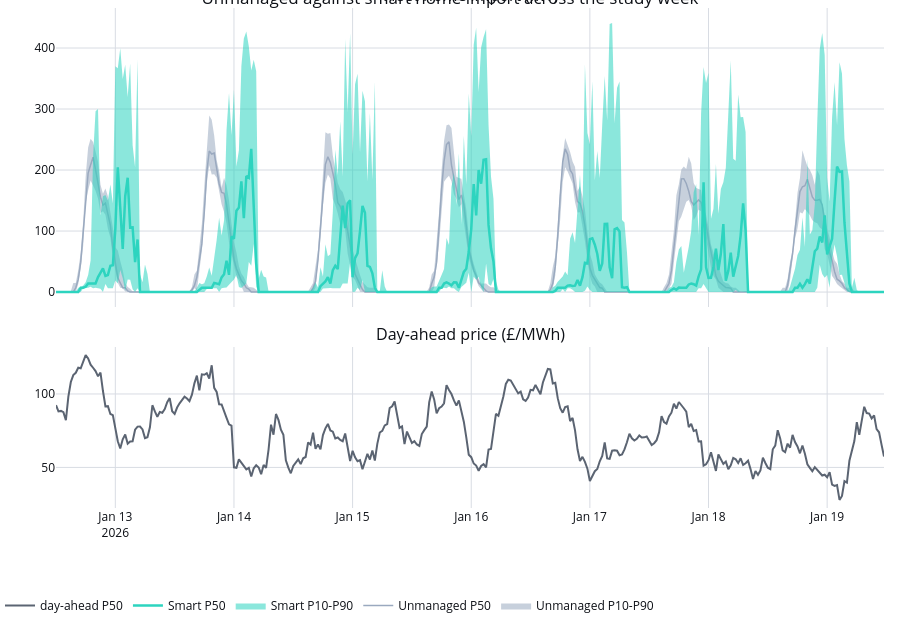

Here is the notebook cell this chart was saved with:
### Markdown cell above
## 3. A small fleet: unmanaged against smart home import

The full run (`run_forecast_from_assumptions`, the app's Run) simulates both paths over the same
EVs and the same random weeks, so the difference between them is the smart charger alone. Every
default applies, so `trading.intraday_dispatch` is on: the "Smart" path below is 80% EVs locked to
the plug-in plan section 1 built and 20% re-planning hourly on the latest known price (decision
0004 item 62(b)). The band is the spread across simulated weeks (P10-P90, P50 line), aggregated
world-first (decision 0004 item 12). The lower panel is the day-ahead price; a locked EV ranks it
throughout, and so does a free EV until its slot is published and it starts updating on the
intraday price instead.

### Code cell
fleet_figure = make_subplots(
    rows=2,
    cols=1,
    shared_xaxes=True,
    row_heights=[0.65, 0.35],
    vertical_spacing=0.08,
    subplot_titles=["Fleet home import (kW)", "Day-ahead price (£/MWh)"],
)
home_import = base.fleet_interval_bands.query("metric == 'home_import_kw'")
for path_id in ("normal", "selected"):
    rows = home_import.query("path_id == @path_id").sort_values("slot_index")
    x = rows["interval_start_utc"].dt.tz_convert(LONDON)
    style = PATH_STYLES[path_id]
    fleet_figure.add_trace(
        go.Scatter(
            x=x, y=rows["p10"].round(2), line={"width": 0}, showlegend=False, hoverinfo="skip"
        ),
        row=1,
        col=1,
    )
    fleet_figure.add_trace(
        go.Scatter(
            x=x,
            y=rows["p90"].round(2),
            line={"width": 0},
            fill="tonexty",
            fillcolor=band_fill(style["color"]),
            name=f"{PATH_LABELS[path_id]} P10-P90",
        ),
        row=1,
        col=1,
    )
    fleet_figure.add_trace(
        go.Scatter(
            x=x,
            y=rows["p50"].round(2),
            line={"color": style["color"], "width": style["width"]},
            name=f"{PATH_LABELS[path_id]} P50",
        ),
        row=1,
        col=1,
    )
price_bands = base.forecast_price_bands.sort_values("slot_index")
fleet_figure.add_trace(
    go.Scatter(
        x=price_bands["interval_start_utc"].dt.tz_convert(LONDON),
        y=price_bands["p50"].round(2),
        line={"color": "#5B6472"},
        name="day-ahead P50",
    ),
    row=2,
    col=1,
)
fleet_figure.update_layout(title="Unmanaged against smart home import across the study week")
apply_notebook_style(fleet_figure, height=620)

### Figure 1 — Plotly figure (JSON) as saved in the notebook; plotly's stock layout.template omitted (floating-point values rounded to 4 significant figures; data arrays with more than 128 entries replaced by an {"elided": "..."} marker saying what was removed)
{"data": [{"hoverinfo": "skip", "line": {"width": 0}, "showlegend": false, "x": {"elided": "336 str values"}, "y": {"elided": "336 float values"}, "xaxis": "x", "yaxis": "y", "type": "scatter"}, {"fill": "tonexty", "fillcolor": "rgba(154,169,191,0.55)", "line": {"width": 0}, "name": "Unmanaged P10-P90", "x": {"elided": "336 str values"}, "y": {"elided": "336 float values"}, "xaxis": "x", "yaxis": "y", "type": "scatter"}, {"line": {"color": "#9AA9BF", "width": 1.5}, "name": "Unmanaged P50", "x": {"elided": "336 str values"}, "y": {"elided": "336 float values"}, "xaxis": "x", "yaxis": "y", "type": "scatter"}, {"hoverinfo": "skip", "line": {"width": 0}, "showlegend": false, "x": {"elided": "336 str values"}, "y": {"elided": "336 float values"}, "xaxis": "x", "yaxis": "y", "type": "scatter"}, {"fill": "tonexty", "fillcolor": "rgba(45,212,191,0.55)", "line": {"width": 0}, "name": "Smart P10-P90", "x": {"elided": "336 str values"}, "y": {"elided": "336 float values"}, "xaxis": "x", "yaxis": "y", "type": "scatter"}, {"line": {"color": "#2DD4BF", "width": 2.5}, "name": "Smart P50", "x": {"elided": "336 str values"}, "y": {"elided": "336 float values"}, "xaxis": "x", "yaxis": "y", "type": "scatter"}, {"line": {"color": "#5B6472"}, "name": "day-ahead P50", "x": {"elided": "336 str values"}, "y": {"elided": "336 float values"}, "xaxis": "x2", "yaxis": "y2", "type": "scatter"}], "layout": {"xaxis": {"anchor": "y", "domain": [0.0, 1.0], "matches": "x2", "showticklabels": false}, "yaxis": {"anchor": "x", "domain": [0.402, 1.0]}, "xaxis2": {"anchor": "y2", "domain": [0.0, 1.0]}, "yaxis2": {"anchor": "x2", "domain": [0.0, 0.322]}, "annotations": [{"font": {"size": 16}, "showarrow": false, "text": "Fleet home import (kW)", "x": 0.5, "xanchor": "center", "xref": "paper", "y": 1.0, "yanchor": "bottom", "yref": "paper"}, {"font": {"size": 16}, "showarrow": false, "text": "Day-ahead price (£/MWh)", "x": 0.5, "xanchor": "center", "xref": "paper", "y": 0.322, "yanchor": "bottom", "yref": "paper"}], "title": {"text": "Unmanaged against smart home import across the study week"}, "margin": {"b": 112}, "height": 620, "paper_bgcolor": "#FFFFFF", "plot_bgcolor": "#FFFFFF"}}
